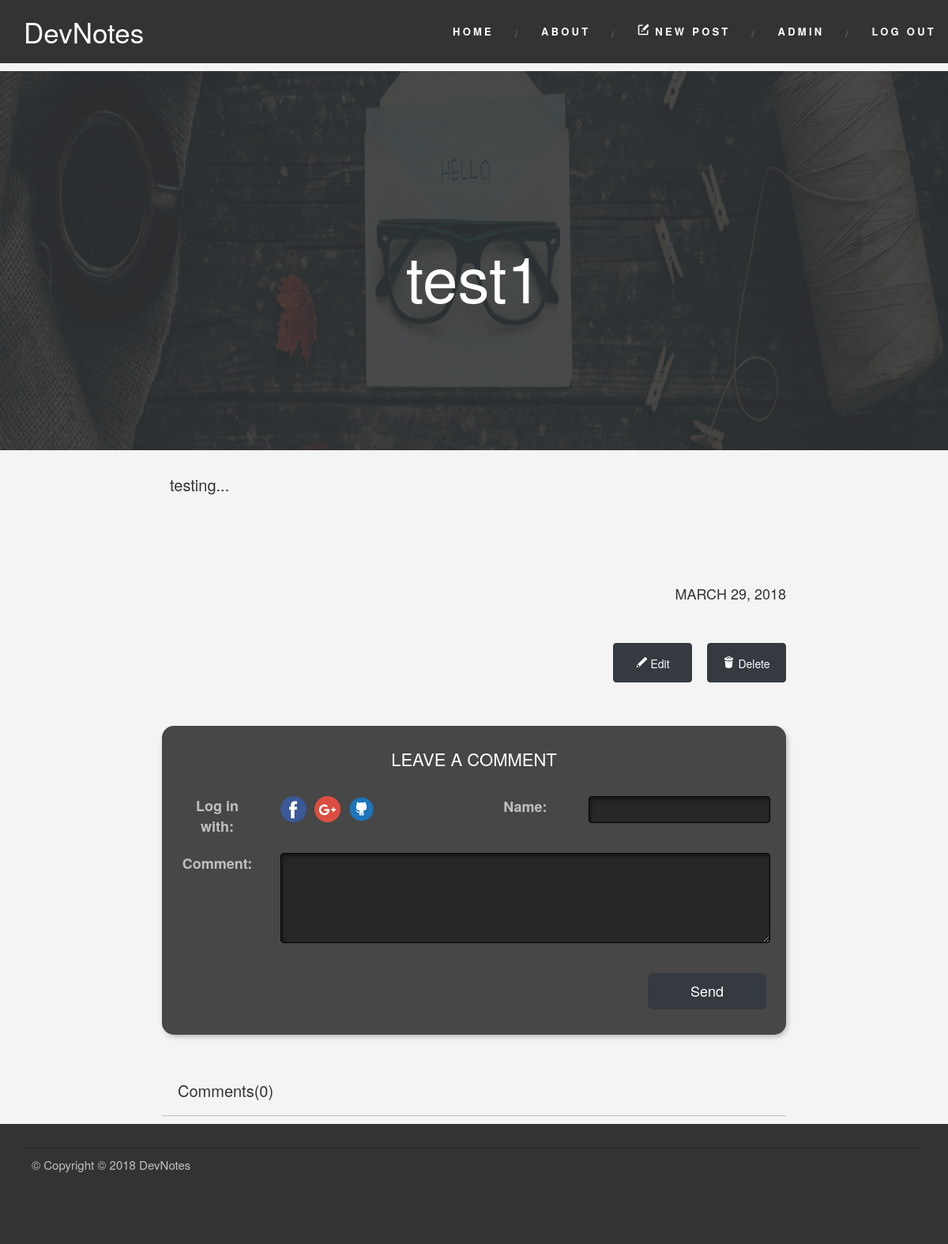
Screenshot of /blog/test1 (signed in) with the database file from the repository.
### my_blog/blueprints/blog/models.py (models this page shows, shortened)
class BlogPost(db.Model):
    id = db.Column(db.Integer, primary_key=True)
    _title = db.Column(db.String(128))
    date = db.Column(db.DateTime)
    content = db.Column(db.String)
    imagePath = db.Column(db.String)
    published = db.Column(db.Boolean)
    url = db.Column(db.String(128))
    _tags = db.relationship('Tag',
                            secondary=tags,
                            lazy='joined',
                            backref=db.backref('BlogPost',
                                               lazy='dynamic'))
    comments = db.relationship('Comment',
                               backref='blogpost',
                               lazy='dynamic')
    @staticmethod
    def get_by_url(url):
        return BlogPost.query.filter_by(url=url).first()
    def markup_content(self):
        return Markup(markdown(self.content))
    def formated_date(self):
        return "{0:%B %d, %Y}".format(self.date).upper()
    @property
    def title(self):
        return self._title
    @property
    def tags(self):
        return ",".join([tag.name for tag in self._tags])
    @tags.setter
    def tags(self, string):
        if string:
            self._tags = [Tag.get_or_create(tag)
                          for tag in string.split(',')]
        else:
            self._tags = []

### my_blog/blueprints/blog/views.py (the view, shortened to what this page needs)
@blog.route('/<post_url>', methods=['GET', 'POST'])
def read(post_url):
    blogpost = BlogPost.get_by_url(post_url)
    form = CommentForm()
    if 'current_profile' in session:
        user_profile = json.loads(session['current_profile'],
                                  object_hook=UserProfile.deserialize)
        form.sender.data = user_profile.name
        picture_url = user_profile.picture_url
        oauth_provider = user_profile.oauth_provider
    else:
        picture_url = ''
        oauth_provider = ''
    return render_template('read.html',
                           form=form,
                           blogpost=blogpost,
                           picture_url=picture_url,
                           oauth_provider=oauth_provider)

### my_blog/blueprints/blog/forms.py
class CommentForm(FlaskForm):
    sender = StringField(
        "Name:", validators=[DataRequired('Please provide a valid name')])
    content = TextAreaField(
        "Comment:", validators=[DataRequired('Please fill the comment field')])
    level = IntegerField("Comment level")

### my_blog/app.py (called while the page is built)
@login_manager.user_loader
def load_user(user_id):
    u = User.query.get(user_id)
    return u

### my_blog/blueprints/blog/templates/read.html (shortened to what this page needs)
{% extends "base.html" %}
{% block content %}
  <div class="main-column">
      {% if blogpost.imagePath %}
      {% set image_path = blogpost.imagePath %}
      {% else %}
      {% set image_path = '/img/black.jpg' %}
      {% endif %}
    <div class="blogpost__header">
      <figure class="blogpost__picture">
        <img src="{{url_for('static', filename=image_path)}}" class="figure-img img-fluid rounded" alt="Blogpost background image">
      </figure>
      <div class="blogpost__title"><h1 >{{blogpost.title}}</h1></div>
    </div>
    <div class="row">
      <div class="blogpost__text col-md-offset-2 col-md-8 col-md-offset-2">
        {{blogpost.markup_content()}}
      </div>
    </div>
    <div class="row">
      <div class="blogpost__date col-md-10 ">
        {{blogpost.formated_date()}}
      </div>
    </div>
    {% if current_user.is_authenticated %}
      <div class="row">
        <div class="blogpost__edit col-md-offset-2 col-md-8 col-md-offset-2">
        {% include "edit_post-panel.html" %}
        </div>
      </div>
    {% endif %}
    <section class="Comments">
      {% include "comments_section.html"%}
    </section>
  </div>
{% endblock %}

### my_blog/static/css/main.css (style rules this page uses)
body { background:#F4F4F4; margin:0; font-family: Oswald, "Helvetica Neue", Arial, Helvetica, Verdana, sans-serif; }
.blogpost__header { max-height: 60vh; display: block; margin:0; overflow: hidden; position:relative; z-index: -1; text-align: center; vertical-align: middle; }
.blogpost__title { position:absolute; top:0; left:0; width: 100%; height: 100%; display:inline; z-index: 10; text-align: center; vertical-align: middle; }
.blogpost__title h1 { box-sizing: border-box; position: absolute; top:50%; left:50%; width: 100%; transform: translate(-50%,-50%); font-size:8rem; color:white; }
.blogpost__picture:after { content: ''; background: rgba(51, 51, 51, 0.85); position: absolute; width: 100%; height: 100%; top:0; left:0; box-sizing: border-box; }
.blogpost__picture img { transform: translateY(-30%); width:100%; height:100vh; }
.blogpost__text { padding:3rem 0rem 5rem; font-size: 2rem; position: relative; text-align: justify; }
.blogpost__text p { padding:0rem 2.5rem; }
.blogpost__date { margin:5rem 0rem; text-align: right; font-size: 1.8rem; }
.comment-form input, .comment-form textarea { background: #272727; border-color: black; box-shadow: inset 2px 3px 5px rgba( 0, 0, 0, 0.45 ); color: #C7C7C7; }

### rows the page displays
BlogPost: imagePath (picture), title "test1", markup_content "testing...", formated_date "MARCH 29, 2018"

### other values shown
{{ blogpost.comments.count() }} "0"
